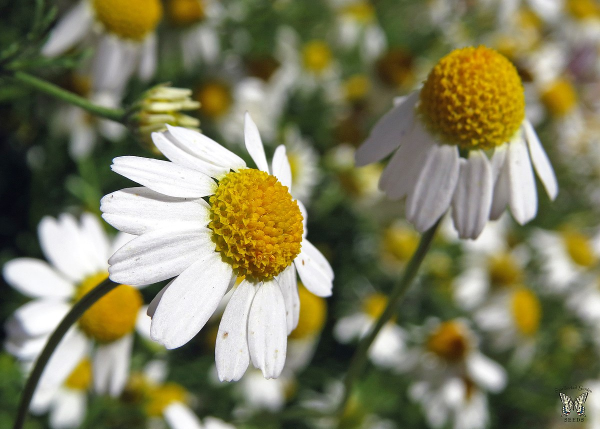
#> input picture lab_2/task3/image.jpg, 1200 x 858 px (shown at 1/2 size); the run also reads 1 picture not shown here
$ python main.py
#> lines starting #> are read from the running program, lines starting #| are printed output that depends on the picture; after the words box and inside, x2 and y2 are one past the last pixel; in counts of white or black regions, pixels touching at a corner belong together; pictures that were not available may be replaced by others from this repository, and a replacement may not be noted
from PIL import Image, ImageFilter

image = "image.jpg"
logo = "logo.jpg"

with Image.open(image) as img, Image.open(logo) as logo:
#> img is the input picture: PIL image 1200x858 RGB; mean R, G, B 127.6, 126.1, 94.6
    img.load()
    logo.load()

logo = logo.convert("L")
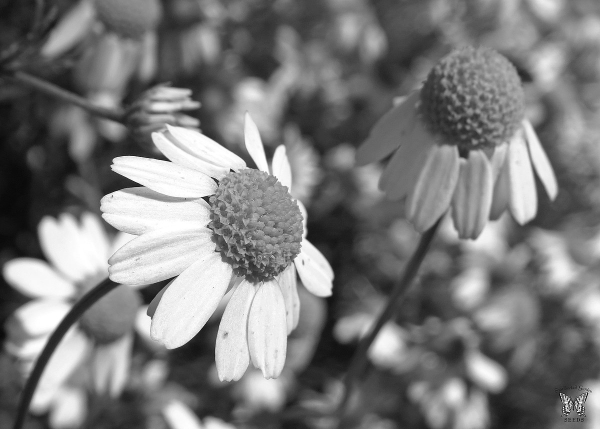
#> logo: PIL image 1200x858 L (shown at 1/2 size); min 0, max 255, mean 122.9
logo = logo.point(lambda x: 255 if x > 50 else 0)
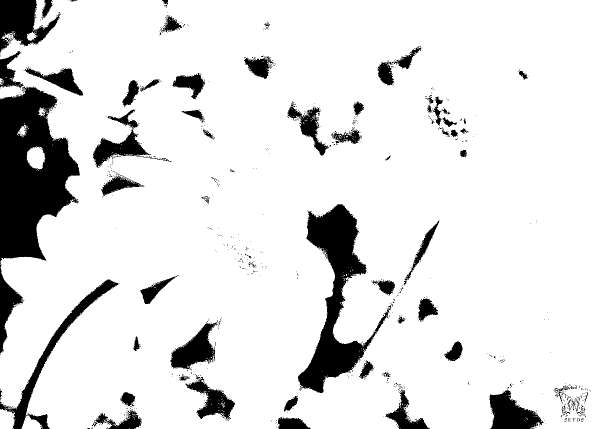
#> logo: PIL image 1200x858 L (shown at 1/2 size); 88.1% white; 811 black regions (737 under 20 px), largest, box (x1, y1, x2, y2) and area: (0, 173, 160, 707) 38625, (596, 408, 782, 786) 21763, (0, 558, 239, 858) 6821
logo = logo.resize(
    (logo.width // 2, logo.height // 2)
)
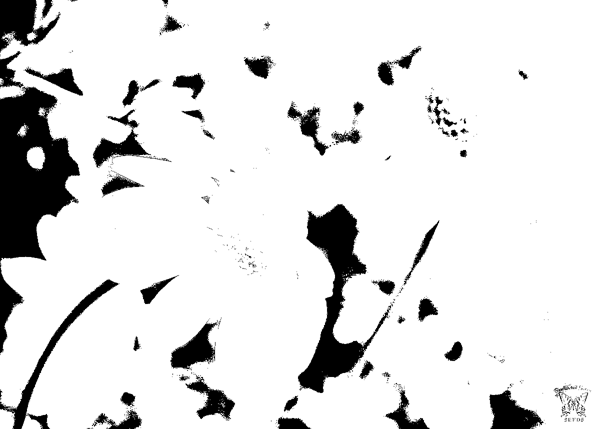
#> logo: PIL image 600x429 L; min 0, max 255, mean 224.5

logo = logo.filter(ImageFilter.CONTOUR)
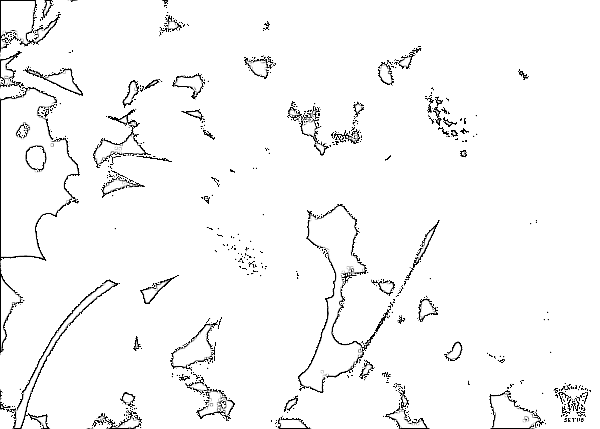
#> logo: PIL image 600x429 L; min 0, max 255, mean 246.2
logo = logo.point(lambda x: 0 if x == 255 else 255)
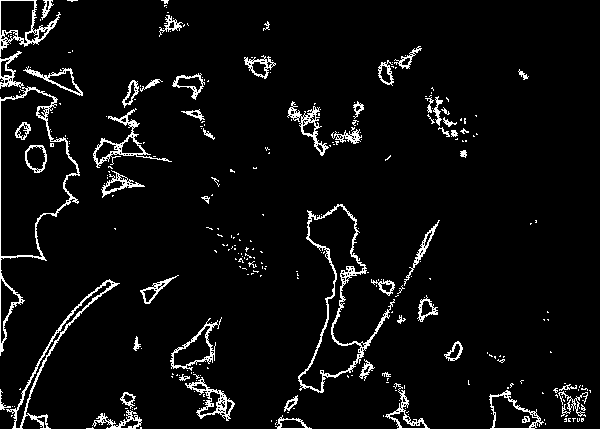
#> logo: PIL image 600x429 L; 5.3% white in thin lines or dots
logo = logo.crop((10, 10, logo.width - 10, logo.height - 10))
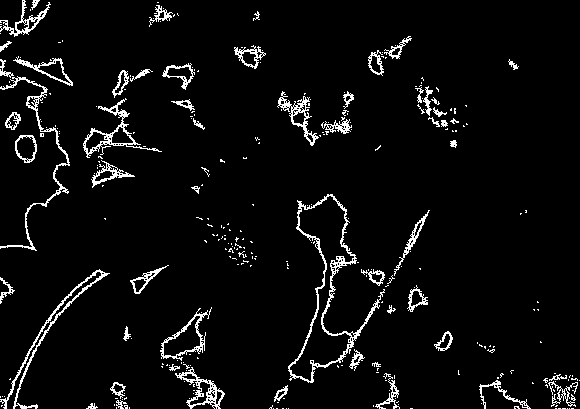
#> logo: PIL image 580x409 L; 5% white in thin lines or dots
img.paste(logo, (0, 0), logo)
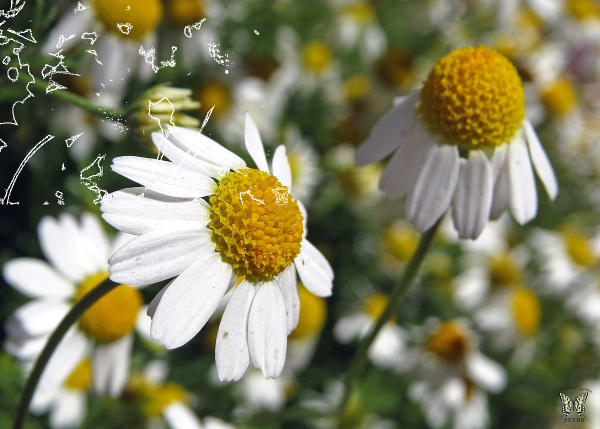
#> img: PIL image 1200x858 RGB (shown at 1/2 size); mean R, G, B 129.3, 127.7, 96.5
img.show()
img.save('image_with_watermark.jpg')
